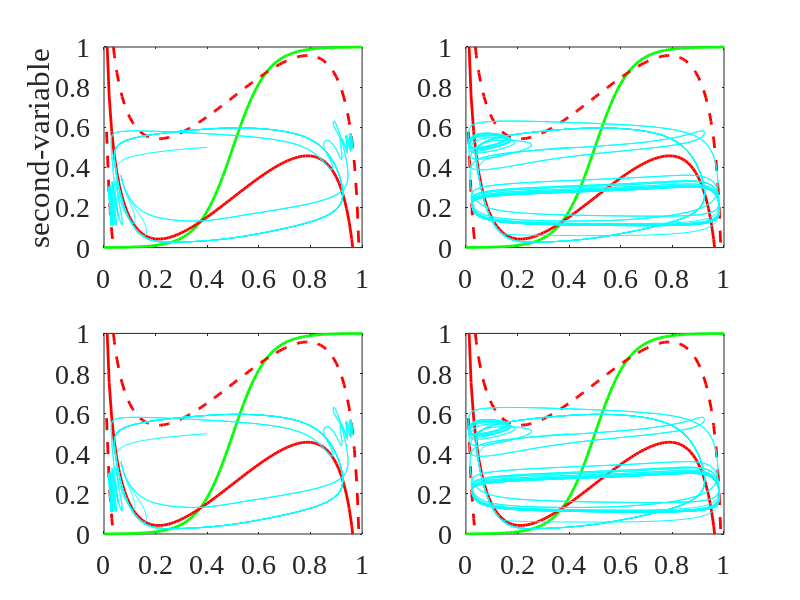
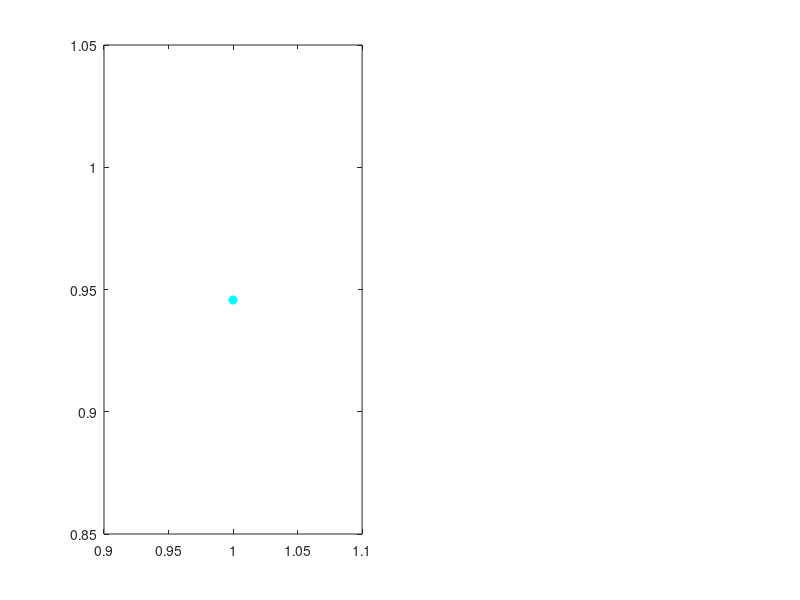

Recreate these plots in MATLAB, in order. (Note: this script raises an error after producing the figures.)
clear all
close all

k=15; r0=0.5;
b=2;  x0=5;
% w=6.3; A = 2.35;
w=6; A=2.5; 
r = -10:0.01:10;
planes=1;
Iinp=1;0.8; %osc input amp
transient = 1000; %ms

tf=2000+transient; dt=0.1; N=(tf/dt);
ttstart = 0.1;
ttstop  = tf;
fi=1; ff=50; % [Hz]
df=1;
% D=0.001;
rateP=9000;
weight=0.1;

taur=1; taun=25;

Rinf1 = @(x) 1./(1+exp(-(x-x0)));
ainf = @(r) 1./(1+exp(-k*(r-r0)));
anull = @(r,A) -(-w*r - A + x0 + log(r./(1-r)))/b;

if(planes==1)
    figure(1);
    subplot(2,2,1)
    plot(r,ainf(r),'g','LineWidth',2); hold on;
    plot(r,anull(r,A),'r','LineWidth',2); hold on;
    plot(r,anull(r,A+Iinp),'r--','LineWidth',2); hold on;
    plot(r,anull(r,A-Iinp),'r--','LineWidth',2); hold on;
    xlim([0,1]); ylim([0,1]);
    ylabel('second-variable')
    set(gca, 'FontName', 'Times New Roman','FontSize',20)

    subplot(2,2,2)
    plot(r,ainf(r),'g','LineWidth',2); hold on;
    plot(r,anull(r,A),'r','LineWidth',2); hold on;
    plot(r,anull(r,A+Iinp),'r--','LineWidth',2); hold on;
    plot(r,anull(r,A-Iinp),'r--','LineWidth',2); hold on;
    xlim([0,1]); ylim([0,1]);
    set(gca, 'FontName', 'Times New Roman','FontSize',20)
    
    subplot(2,2,3)
    plot(r,ainf(r),'g','LineWidth',2); hold on;
    plot(r,anull(r,A),'r','LineWidth',2); hold on;
    plot(r,anull(r,A+Iinp),'r--','LineWidth',2); hold on;
    plot(r,anull(r,A-Iinp),'r--','LineWidth',2); hold on;
    xlim([0,1]); ylim([0,1]);
    set(gca, 'FontName', 'Times New Roman','FontSize',20)

    
    subplot(2,2,4)
    plot(r,ainf(r),'g','LineWidth',2); hold on;
    plot(r,anull(r,A),'r','LineWidth',2); hold on;
    plot(r,anull(r,A+Iinp),'r--','LineWidth',2); hold on;
    plot(r,anull(r,A-Iinp),'r--','LineWidth',2); hold on;
    xlim([0,1]); ylim([0,1]);
    set(gca, 'FontName', 'Times New Roman','FontSize',20)


end

% b=1; w=6; A = 2.5; x0=5;
acum1=[];
acum2=acum1; acum3=acum1; acum4=acum1;
f2 = 20;
for f1 = 1:1
% f2 = f1;

% f=0; 
pks1=[]; pks2=[];
% for taun = 100:1:100
    r1=zeros(1,N); r1(1)=0.4;
    n1=zeros(1,N); n1(1)=0.5;
    r2=zeros(1,N); r2(1)=0.4;
    n2=zeros(1,N); n2(1)=0.5;
    r3=zeros(1,N); r3(1)=0.4;
    n3=zeros(1,N); n3(1)=0.5;
    r4=zeros(1,N); r4(1)=0.4;
    
    Input=zeros(1,N);

    for i = 1:N-1
        t = i*dt;
        if (t<transient)
            I1=A;
            I2=A;           
        else
            I1 = A+Iinp*sin(2*pi*f1*t*10^-3);
            I2 = A+Iinp*sin(2*pi*f2*t*10^-3);
        end
       
        r1(i+1) = r1(i) + dt*(-r1(i) + Rinf1(w*r1(i) - b*n1(i) + I1))/taur;
        
        n1(i+1) = n1(i) + dt*(-n1(i) + ainf(r1(i)/2+r2(i)/2))/taun;
       
        r2(i+1) = r2(i) + dt*(-r2(i) + Rinf1(w*r2(i) - b*n1(i)/2 - b*n2(i)/2 + I2))/taur;    
        
        n2(i+1) = n2(i) + dt*(-n2(i) + ainf(r2(i)/2+r3(i)/2))/taun;
       
        r3(i+1) = r3(i) + dt*(-r3(i) + Rinf1(w*r3(i) - b*n2(i)/2 - b*n3(i)/2 + I1))/taur;
        
        n3(i+1) = n3(i) + dt*(-n3(i) + ainf(r3(i)/2+r4(i)/2))/taun;
       
        r4(i+1) = r4(i) + dt*(-r4(i) + Rinf1(w*r4(i) - b*n3(i) + I2))/taur; 

    
%         Input(i) = I;
    end
    
    figure(1)
    subplot(2,2,1)
    plot(r1,n1,'-','Color',[0,1,1],'LineWidth',0.1)
    subplot(2,2,2)
    plot(r2,n2/2+n1/2,'-','Color',[0,1,1],'LineWidth',0.1)
    subplot(2,2,3)
    plot(r3,n2/2+n3/2,'-','Color',[0,1,1],'LineWidth',0.1)
    subplot(2,2,4)
    plot(r4,n3,'-','Color',[0,1,1],'LineWidth',0.1)
    
%         figure(1)
%         subplot(1,2,1)
%         plot(r1(1:end),n1(1:end),'-','Color',[0,1,1],'LineWidth',0.1) %end/2
%         subplot(1,2,2)
%         plot(r2(1:end),n1(1:end),'-','Color',[0,1,1],'LineWidth',0.1)
% 
%         figure(4);
%         subplot(1,2,1)
%         plot(dt:dt:dt*N,r1,'Color',[0,1,1],'LineWidth',1); hold on;
%         set(gca,'xtick',[]);
%         ylabel('r')
%         set(gca, 'FontName', 'Times New Roman','FontSize',20)
%         subplot(1,2,2)
%         plot(dt:dt:dt*N,r2,'Color',[0,1,1],'LineWidth',1); hold on;
%         set(gca,'xtick',[]); set(gca,'ytick',[])
%         set(gca, 'FontName', 'Times New Roman','FontSize',20)
%       
%         set(gca, 'FontName', 'Times New Roman','FontSize',20)
%   
    
%     if(f==1)
%         figure(10)
%         subplot(1,3,1)
%         plot(dt:dt:tf-dt,Input(1:end-1),'Color',[0,1,1],'LineWidth',2); 
%         title('frequency = 1Hz')
%         ylabel('input')
%         xlabel('time [ms]')
%         set(gca, 'FontName', 'Times New Roman','FontSize',20)
%         xlim([0,tf])
%     elseif(f==10)
%         figure(10)
%         subplot(1,3,2)
%         plot(dt:dt:tf-dt,Input(1:end-1),'Color',[1,0,1],'LineWidth',2)
%         title('frequency = 10Hz')
%         xlabel('time [ms]')
%         set(gca, 'FontName', 'Times New Roman','FontSize',20)    
%         xlim([0,tf])
%     elseif(f==50)
%         figure(10)
%         subplot(1,3,3)
%         plot(dt:dt:tf-dt,Input(1:end-1),'Color',[0,0,1],'LineWidth',2)
%         title('frequency = 50Hz')
%         xlabel('time [ms]')
%         set(gca, 'FontName', 'Times New Roman','FontSize',20)
%         xlim([0,tf])
%     end
    
    pks1 = [pks1; length(findpeaks(r1))/2];
    pks2 = [pks2; length(findpeaks(r2))/2];
    
    acum1 = [acum1; max(r1(end/2:end)) - min(r1(end/2:end))];% sum(r1)];
    acum2 = [acum2; max(r2(end/2:end)) - min(r2(end/2:end))];% sum(r2)];
    acum3 = [acum3; max(r3(end/2:end)) - min(r3(end/2:end))];% sum(r1)];
    acum4 = [acum4; max(r4(end/2:end)) - min(r4(end/2:end))];% sum(r2)];
    
end
% figure; plot(sum(r1)); hold on; plot(sum(r2))
% figure; 
% subplot(2,1,1)
% plot(pks1)
% xlabel('\tau_a [ms]')
% ylabel('Frequency [Hz]')
% title('1')
% set(gca, 'FontName', 'Times New Roman','FontSize',14)
% subplot(2,1,2)
% plot(pks2)
% xlabel('\tau_a [ms]')
% ylabel('Frequency [Hz]')
% title('4')
% set(gca, 'FontName', 'Times New Roman','FontSize',14)

figure(3);
subplot(1,2,1)
plot(acum1,'k','LineWidth',2); hold on;
plot(1,acum1(1),'o','Color',[0,1,1],'MarkerFaceColor',[0,1,1])
plot(10,acum1(10),'o','Color',[1,0,1],'MarkerFaceColor',[1,0,1])
plot(50,acum1(50),'o','Color',[0,0,1],'MarkerFaceColor',[0,0,1])
ylabel('r_{\rm max} - r_{\rm min}')
set(gca, 'FontName', 'Times New Roman','FontSize',14)

subplot(1,2,2)
plot(acum2,'k','LineWidth',2); hold on;
plot(1,acum2(1),'o','Color',[0,1,1],'MarkerFaceColor',[0,1,1])
plot(10,acum2(10),'o','Color',[1,0,1],'MarkerFaceColor',[1,0,1])
plot(50,acum2(50),'o','Color',[0,0,1],'MarkerFaceColor',[0,0,1])
set(gca, 'FontName', 'Times New Roman','FontSize',14)


figure; 
plot(acum1,'b','LineWidth',2); 
hold on; 
plot(acum2,'r','LineWidth',2);
plot(acum3,'g','LineWidth',2); 
plot(acum4,'k','LineWidth',2);
legend('1','2','3','4')


% 